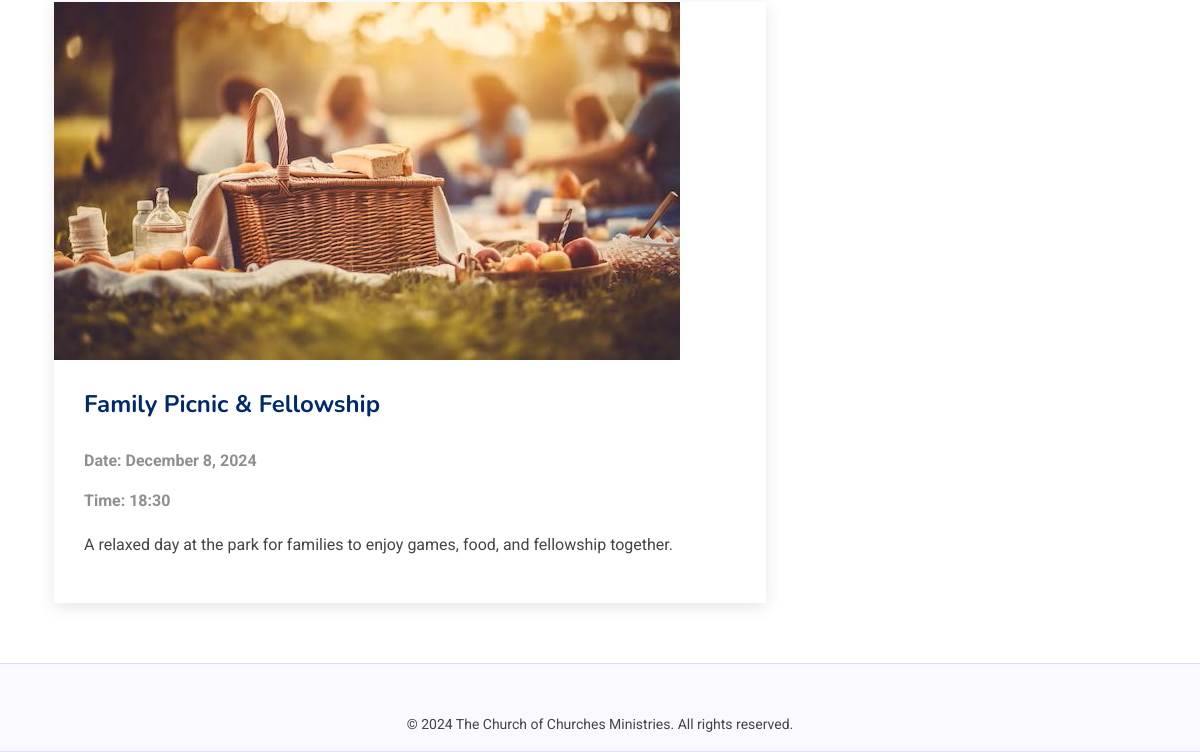
/events/ (lower part), run on an earlier commit of the app's database.
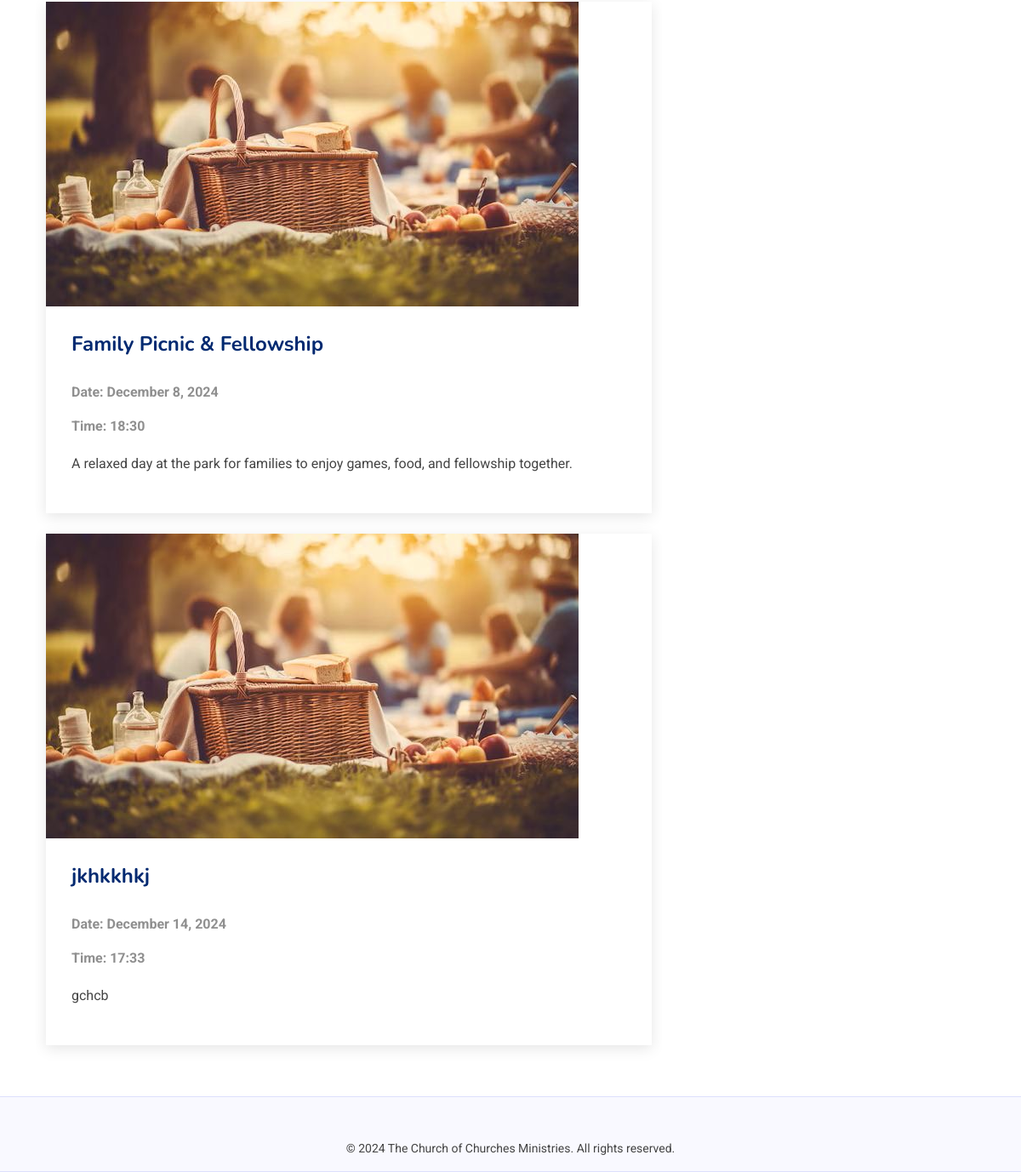
And on a later commit of the database.
### events/models.py (models this page shows, shortened)
class Event(models.Model):
	title = models.CharField(max_length=300)
	description = models.TextField()
	date_time =models.DateTimeField()
	image = models.ImageField(upload_to='event_flyers/', blank=True, null=True)
	created_by = models.ForeignKey(
		settings.AUTH_USER_MODEL, on_delete= models.CASCADE, related_name='created_events'
	)

### events/views.py (the view)
# urls.py: path("events/",views.events_list, name="event_list"),
def events_list(request):
	events = Event.objects.all()
	if request.user.is_authenticated:
		registered_events = Registration.objects.filter(user=request.user)
	else:
		registered_events = []
	return render(request, "events/event_list.html",{"events":events,'registered_events': registered_events})

### events/templates/events/event_list.html (shortened to what this page needs)
<!DOCTYPE html>
{% load static %}
<html lang="en">
	<head>
		<link href="{% static 'events/vendor/bootstrap/css/bootstrap.min.css' %}" rel="stylesheet">
		<link href="{% static 'events/vendor/bootstrap-icons/bootstrap-icons.css' %}" rel="stylesheet">
		<link href="{% static 'events/vendor/aos/aos.css' %}" rel="stylesheet">
		<link href="{% static 'events/vendor/glightbox/css/glightbox.min.css' %}" rel="stylesheet">
		<link href="{% static 'events/vendor/swiper/swiper-bundle.min.css' %}" rel="stylesheet">
		<link href="{% static 'events/css/main.css' %}" rel="stylesheet">
		<link rel="stylesheet" href="{% static 'events/css/home.css' %}">
	</head>
	<body>
		<main class="main">
			<div class="container">
				<div class="row">
					<div class="col-lg-8">
						<section id="blog-posts" class="blog-posts section">
							<div class="container">
								<div class="row gy-4">
									{% for event in events %}
										<div class="col-12">
											<article>
												<div class="post-img">
													<img src="{{ event.image.url }}" alt="" class="img-fluid">
												</div>
												<h2 class="title">
													{{event.title}}
												</h2>
												<div class="meta-top">
													<p>
														<b>
															Date: {{ event.date_time|date:"F j, Y" }}
														</b>
													</p>
													<p>
														<b>
														Time: {{ event.date_time|time:"H:i" }}
														</b>
													</p>
												</div>
												<div class="content">
													<p>
														{{ event.description }}
													</p>
												</div>
											</article>
										</div>
									{% endfor %}
								</div>
							</div>
						</section>
					</div>
				</div>
			</div>
		</main>
		<footer id="footer" class="footer">
			<div class="footer-newsletter">
			  <div class="container">
				<div class="row justify-content-center text-center">
				   <div class="col-lg-6">
					 <p>
						© 2024 The Church of Churches Ministries. All rights reserved.
					 </p>
					</div>
				</div>
			</div>
		</footer>
	</body>
</html>

What changed in the data, as far as the page shows it:
added Event: image (picture), title "jkhkkhkj", date_time "December 14, 2024", date_time "17:33", description "gchcb"
